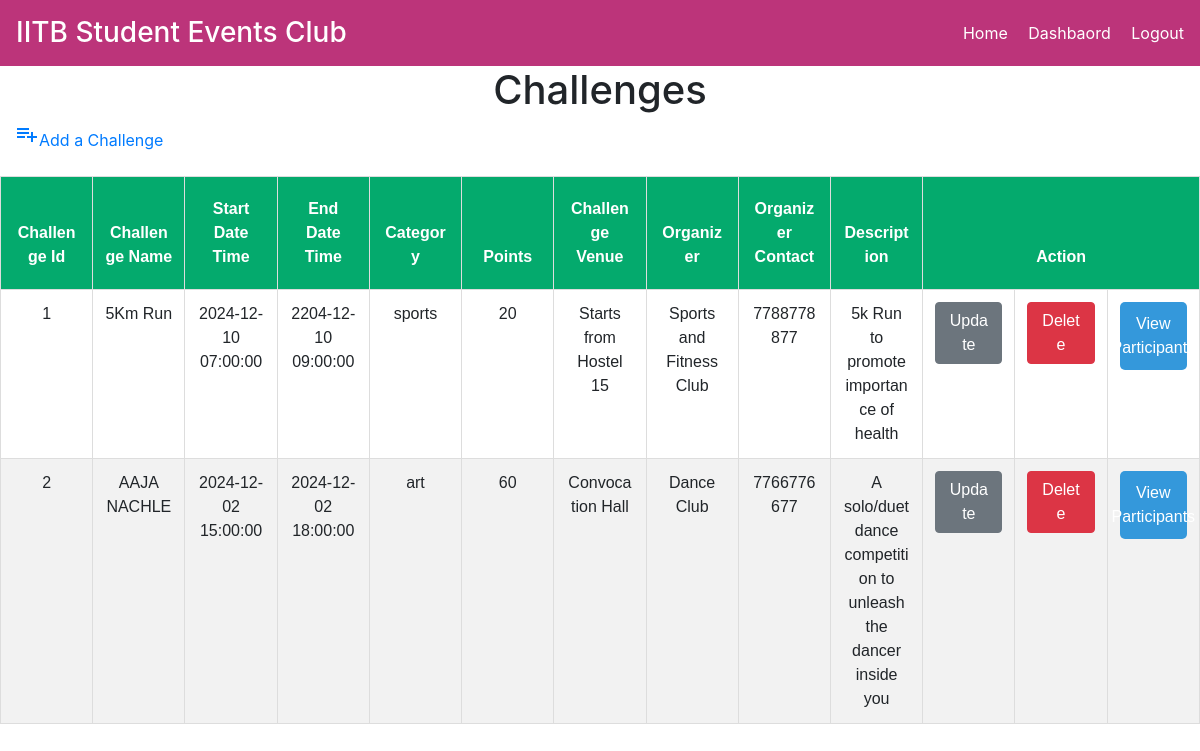
/adminchview (signed in), run on the app's committed database.
### wellness/models.py (models this page shows)
class Challenge(db.Model):
    chid = db.Column(db.Integer, primary_key=True)
    chname = db.Column(db.String(100))
    chstart = db.Column(db.DateTime, default=datetime.now(timezone.utc))
    chend = db.Column(db.DateTime,  default=datetime.now(timezone.utc))
    chvenue = db.Column(db.String(100))
    chorganizer = db.Column(db.String(100))
    chdesc = db.Column(db.Text)
    chcontact = db.Column(db.String(20))
    chcategory = db.Column(db.String(100))
    chpoints = db.Column(db.Integer)

### wellness/main.py (the view)
@main.route("/adminchview")
@login_required
def display_admin_ch():
    chlist = Challenge.query.all()
    return render_template("adminchallengelist.html", challenges=chlist)

### wellness/__init__.py (called while the page is built)
def create_app():
    app = Flask(__name__)
    app.config['DEBUG'] = True
    app.config['SECRET_KEY'] = "secret-key"
    app.config["SQLALCHEMY_DATABASE_URI"] = "sqlite:///db.sqlite"
    db.init_app(app)
    login_manager = LoginManager()
    login_manager.login_view = "auth.login"
    login_manager.init_app(app)
    from wellness.models import User
    @login_manager.user_loader
    def load_user(id):
        return User.query.get(id)
    from .main import main as main_blueprint
    app.register_blueprint(main_blueprint)
    from .auth import auth as auth_blueprint
    app.register_blueprint(auth_blueprint)
    return app

### wellness/templates/adminchallengelist.html (shortened to what this page needs)
<!DOCTYPE html>
<html xmlns:th="http://www.thymeleaf.org">
<head>
<link rel="stylesheet" href="https://stackpath.bootstrapcdn.com/bootstrap/4.5.0/css/bootstrap.min.css">
<link rel="stylesheet" href="https://maxcdn.bootstrapcdn.com/font-awesome/4.7.0/css/font-awesome.min.css">
</head>
<body>
<div class="navbar">
  <h3>IITB Student Events Club</h3>
  <div>
      <a href="/adminhome">Home</a>
      <a href="/dashboard">Dashbaord</a>
      <a href="/logout">Logout</a>
  </div>
</div>
 <h1 align="center">Challenges</h1>
    <div class="container">
		<div>
			<a title="Add" href="/addch"  data-toggle="tooltip"><i class="material-icons">&#xE03B;</i>Add a Challenge</a>
		</div>
		<br>
        <div class="row">
            <table class="table" id="customers">
                <thead>
                    <tr>
                        <th>Challenge Id</th>
                        <th>Challenge Name</th>
                        <th>Start Date Time</th>
                        <th>End Date Time</th>
                        <th>Category</th>
                        <th>Points</th>
                        <th>Challenge Venue</th>
                        <th>Organizer</th>
                        <th>Organizer Contact</th>
                        <th>Description</th>
                   		<th colspan="3" >Action</th>
                    </tr>
                </thead>
                <tbody>
                    {% for challenge in challenges %}
                    <tr>
                        <td>{{ challenge.chid }}</td>
                        <td>{{ challenge.chname }}</td>
                        <td>{{ challenge.chstart }}</td>
                        <td>{{ challenge.chend }}</td>
                        <td>{{ challenge.chcategory }}</td>
                        <td>{{ challenge.chpoints }}</td>
                        <td>{{ challenge.chvenue }}</td>
                        <td>{{ challenge.chorganizer }}</td>
                        <td>{{ challenge.chcontact }}</td>
                        <td>{{ challenge.chdesc }}</td>
                      	<td><form action="{{ url_for('main.update_ch', chid=challenge.chid) }}" method="get">
                        <button type="submit" class="btn btn-secondary">Update</button>
                        </form></td>
                        <td>
                        <form action="{{ url_for('main.delete_ch', chid=challenge.chid) }}"  method="POST">
                        <button type="submit" class="btn btn-danger">Delete</button>
                        </form></td>
                 		<td><form action="{{ url_for('main.get_challenge_participations', chid=challenge.chid) }}" method="get">
                        <button type="submit" class="form-button">View Participants</button>
                        </form></td>
                    </tr>
                    {% endfor %}
                </tbody>
            </table>
        </div>
    </div>
</body>
</html>

### wellness/templates/adminchallengelist.html (style rules this page uses)
* { box-sizing: border-box; }
html, body { width: 100%; height: 100%; margin: 0; padding: 0; }
body { overflow-x: hidden; }
.container { max-width: 100%; }
#customers { font-family: Arial, Helvetica, sans-serif; border-collapse: collapse; width: 100%; table-layout: fixed; word-wrap: break-word; }
#customers td, #customers th { border: 1px solid #ddd; padding: 12px; text-align: center; }
#customers tr:nth-child(even) { background-color: #f2f2f2; }
#customers th { padding-top: 20px; padding-bottom: 20px; background-color: #04AA6D; color: white; }
.form-button { display: inline-flex; align-items: center; justify-content: center; padding: 10px 20px; background-color: #3498db; color: white; font-size: 1rem; text-align: center; border: none; border-radius: 5px; cursor: pointer; transition: background-color 0.3s ease; white-space: normal; word-wrap: break-word; line-height: 1.5; }
td form { margin: 0; }
td button { max-width: 100%; width: auto; padding: 8px 16px; text-align: center; }
h1 { text-align: center; }
.navbar { background-color: rgb(188, 52, 122); color: white; padding: 1rem; display: flex; justify-content: space-between; align-items: center; }
.navbar h3 { margin: 0; }
.navbar a { color: white; text-decoration: none; margin-left: 1rem; }

### data on the page
Challenge: chid "1", chname "5Km Run", chstart "2024-12-10 07:00:00", chend "2204-12-10 09:00:00", chcategory "sports", chpoints "20", chvenue "Starts from Hostel 15", chorganizer "Sports and Fitness Club", chcontact "7788778877", chdesc "5k Run to promote importance of health"
Challenge: chid "2", chname "AAJA NACHLE", chstart "2024-12-02 15:00:00", chend "2024-12-02 18:00:00", chcategory "art", chpoints "60", chvenue "Convocation Hall", chorganizer "Dance Club", chcontact "7766776677", chdesc "A solo/duet dance competition to unleash the dancer inside you"
